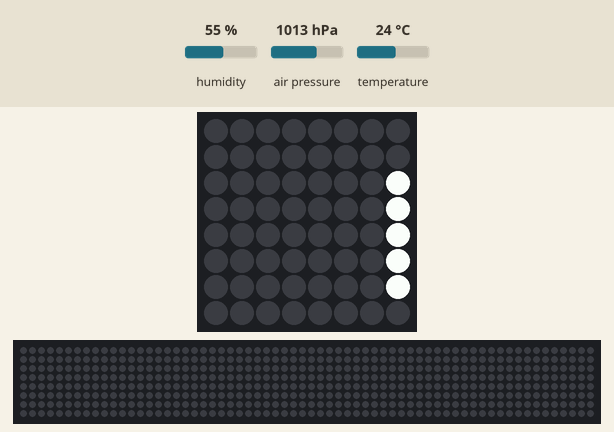
The program below on a simulated Raspberry Pi (BCM pin numbers) with a Sense HAT. On the bench: the Sense HAT's 8×8 RGB LED matrix, a strip that is not on the board, showing the scrolling text unrolled. Inputs (shaded band) come from the test bench; at power-on: humidity 55 %, air pressure 1013 hPa, temperature 24 °C. The clock reads 2024-03-15 10:24:30 at power-on unless the program sets it; the 64×8 strip is a reading aid, not a part: it shows the text the matrix is scrolling, unrolled, one strip-width of it at a time; what the program prints to the terminal is not drawn. At 5.5 s the program stops and its outputs stay as they are.

Above: at 0.17 s.
At 0.78 s:
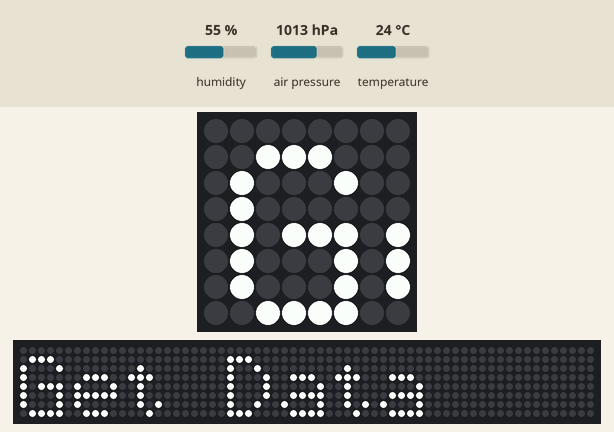
At 1.48 s:
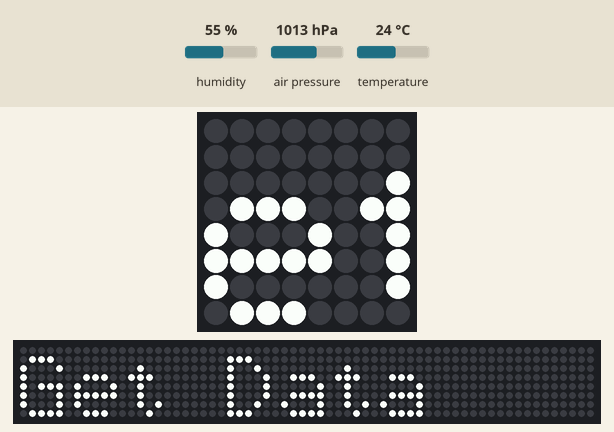
At 2.79 s:
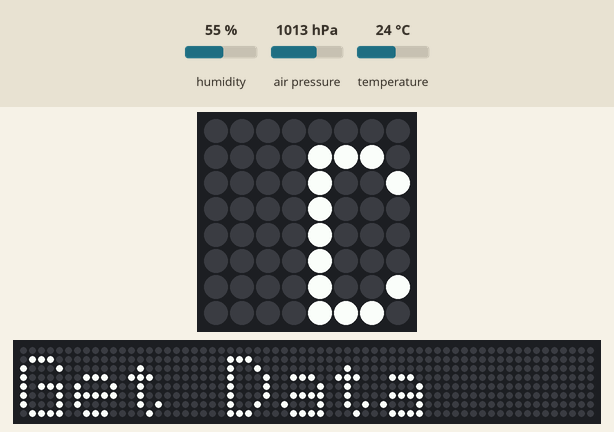
At 4.1 s:
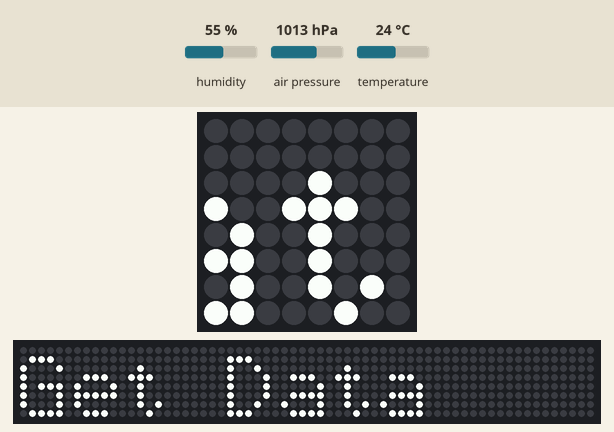
At 5.41 s:
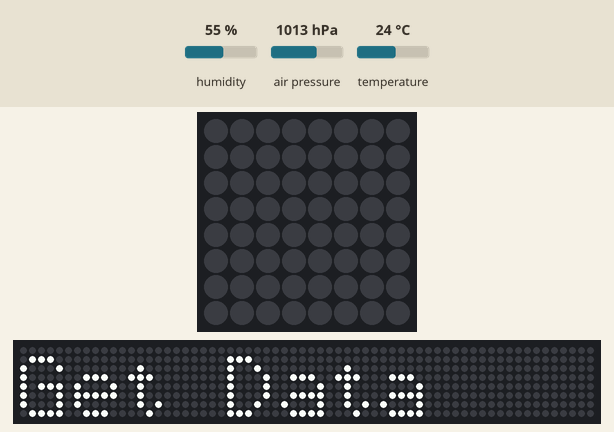

The program:

get_readings.py
```python
from sense_hat import SenseHat
import datetime
import time
import socket


def getData():

	now = datetime.datetime.now()
	id = (now.hour * 10000) + (now.minute * 100) + now.second
 	datakey = str(now.year) + "_" + str(now.month) + "_" + str(now.day) + "_" + str(id)
        sense = SenseHat()
        t = sense.get_temperature()
        p = sense.get_pressure()
        h = sense.get_humidity()
        print('')
	print('ID=' + str(id))
	print('datakey=' + datakey)
        print('Hostname=' + socket.gethostname())
        print('DateTime=' + datetime.datetime.utcnow().strftime("%Y-%m-%dT%H:%M:%SZ"))
        print('Temperature={0:0.2f} C'.format(t))
        print('Pressure={0:0.2f} Millibars'.format(p))
        print('Humidity={0:0.2f} %rH'.format(h))
        sense.show_message("Get Data")

getData()
```
